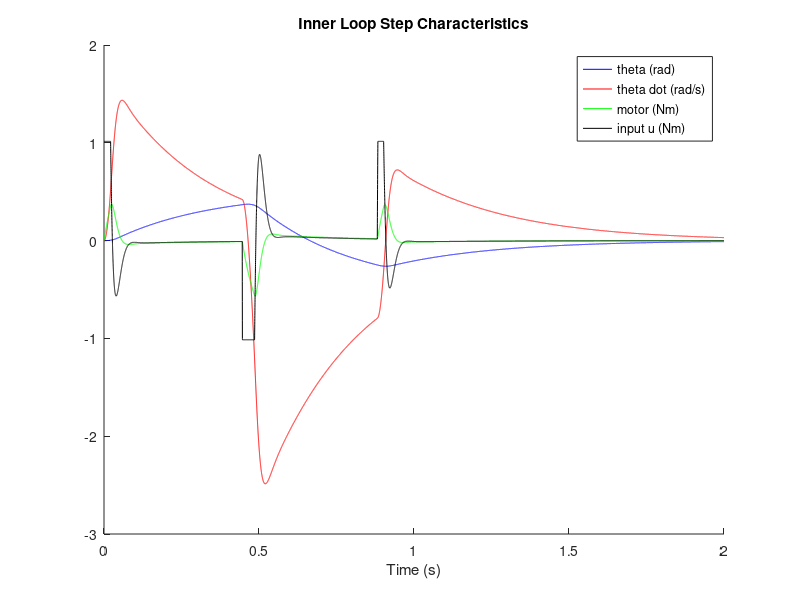
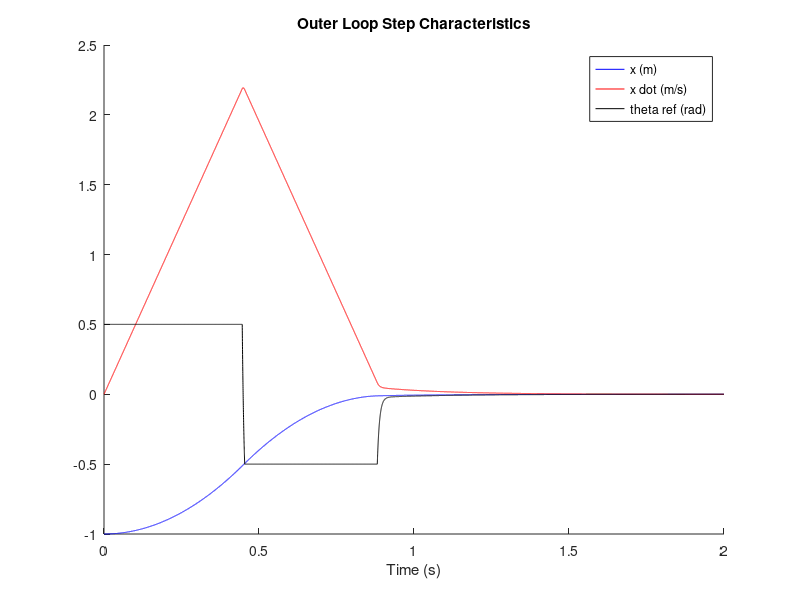

Reproduce these figures in MATLAB, in order.
clear all;
close all;
clc;

h = 0.0001;          % time step
t = 0:h:2;          % time range
N = length(t);      % number of steps
Iy = 0.007875;

x_inner = zeros(3,N);       % theta theta_dot motor_response
x_inner(:,1) = [0;0;0];
x_outer = zeros(2,N);       % x x_dot
x_outer(:,1) = [-1;0];

u_inner = zeros(1,N);
u_outer = zeros(1,N);
max_F = [1.704 19.472 1.014]; % x z theta

A_inner = [0 1 0;0 0 max_F(3)/Iy;0 0 -20]; 
B_inner = [0 0 20]';
C_inner = [1 0 0;0 1 0];
D_inner = [0 0]';

sys1 = ss(A_inner,B_inner,C_inner,D_inner,0);
[K_inner] = lqr(sys1,diag([10 1 1]),0.1)

A_outer = [0 1;0 0];
B_outer = [0 9.81]';
C_outer = [1 0];
D_outer = 0;

sys2 = ss(A_outer,B_outer,C_outer,D_outer,0);
[K_outer] = lqr(sys2,diag([40 2]),0.01)
%K_outer = [10 2]

for n=1:N-1

    u_outer(n) = -K_outer*x_outer(:,n);
    
        if u_outer(n) >= 0.5;
            u_outer(n) = 0.5;
        end
        if u_outer(n) <= -0.5;
            u_outer(n) = -0.5;
        end

    u_inner(n) = -K_inner*(x_inner(:,n)-[u_outer(n);0;0]);

        if u_inner(n) >= max_F(3)
            u_inner(n) = max_F(3);
        end
        if u_inner(n) <= -max_F(3);
            u_inner(n) = -max_F(3);
        end

    x_inner(:,n+1) = x_inner(:,n)+(A_inner*x_inner(:,n) + B_inner*u_inner(n))*h;
    
    x_outer(:,n+1) = x_outer(:,n)+(A_outer*x_outer(:,n) + B_outer*u_outer(n))*h;
    
    u_outer(n+1) = x_inner(1,n+1);

    
    
end
figure(1);
hold on;

plot(t(1:N-1),x_inner(1,1:N-1),'b');
plot(t(1:N-1),x_inner(2,1:N-1),'r');
plot(t(1:N-1),x_inner(3,1:N-1),'g');
plot(t(1:N-1),u_inner(1:N-1),'k');
legend('theta (rad)','theta dot (rad/s)','motor (Nm)','input u (Nm)');
title('Inner Loop Step Characteristics');
xlabel('Time (s)');
print('-dpng','-r300','SLC inner loop.png');

hold off;

figure(2);
hold on;
plot(t(1:N-1),x_outer(1,1:N-1),'b');
plot(t(1:N-1),x_outer(2,1:N-1),'r');
plot(t(1:N-1),u_outer(1:N-1),'k');
legend('x (m)','x dot (m/s)','theta ref (rad)');
xlabel('Time (s)');
title('Outer Loop Step Characteristics');
print('-dpng','-r300','SLC outer loop.png');

hold off;
